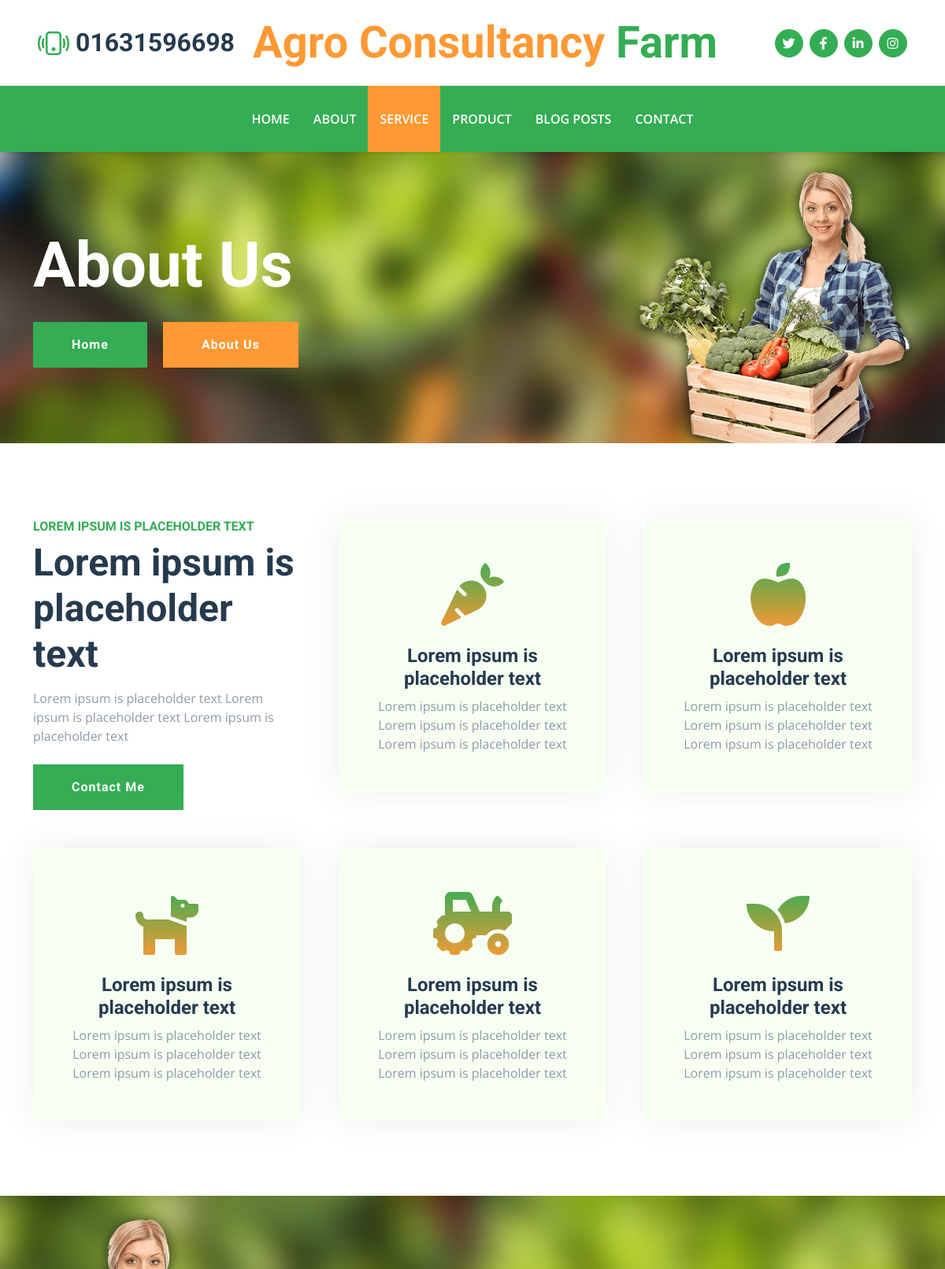
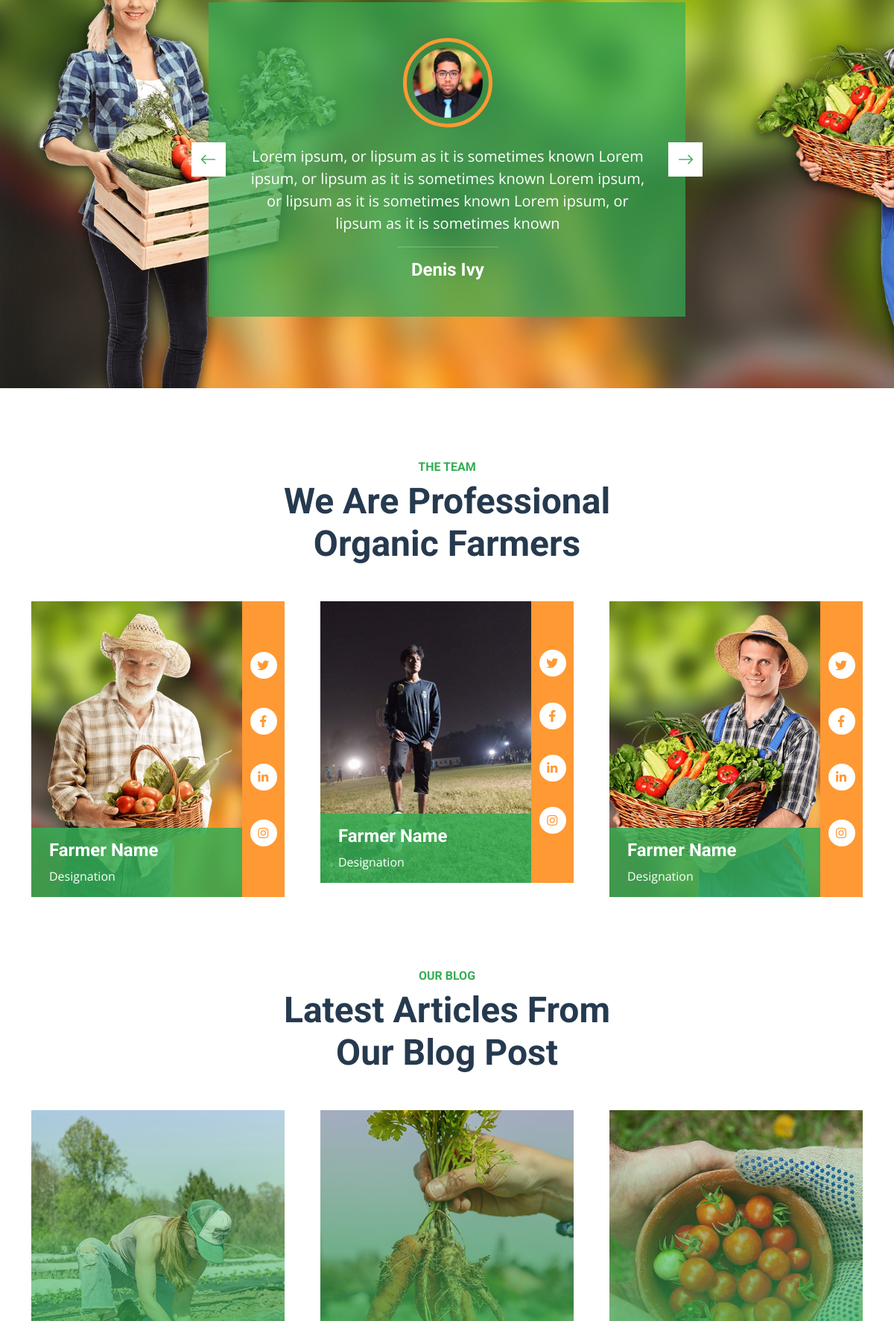
/services (upper part), run on the app's committed database (2 pictures, top to bottom).
### farm/models.py (models this page shows, shortened)
class home(models.Model):
    contact = models.CharField(max_length=100)
    brandName = models.CharField(max_length=100)
    twitter = models.CharField(max_length=100)
    facebook = models.CharField(max_length=100)
    linkedin = models.CharField(max_length=100)
    instagram = models.CharField(max_length=100)
    banner1T = models.CharField(max_length=100)
    banner1PD = models.CharField(max_length=100)
    banner2T = models.CharField(max_length=100)
    banner2PD = models.CharField(max_length=100)

class services(models.Model):
	img = models.ImageField(upload_to='img')
	bd_title = models.CharField(max_length=100)
	button1N = models.CharField(max_length=100)
	button2N = models.CharField(max_length=100)
	button1L = models.CharField(max_length=100)
	button2L = models.CharField(max_length=100)
	sr_text = models.CharField(max_length=100)
	sr_title = models.CharField(max_length=100)
	sr_details = models.TextField()
	sr_btn = models.CharField(max_length=100)
	sr_btnL = models.CharField(max_length=100)
	banner1T = models.CharField(max_length=100)
	banner1PD = models.TextField()
	banner2T = models.CharField(max_length=100)
	banner2PD = models.TextField()
	banner3T = models.CharField(max_length=100)
	banner3PD = models.TextField()
	banner4T = models.CharField(max_length=100)
	banner4PD = models.TextField()
	banner5T = models.CharField(max_length=100)
	banner5PD = models.TextField()

class testimonial(models.Model):
	background_image = models.ImageField(upload_to='img', null=True, blank=True)
	profile_picture = models.ImageField(upload_to='img')
	description = models.TextField()
	claint_name = models.CharField(max_length=100)

### farm/views.py (the view)
# urls.py: path('services' , views.service),
def service(request):
    footer = home.objects.get(id=1)
    data = services.objects.get(id = 1)
    testimonia_image = testimonial.objects.get(id=1)
    testimonia_data = testimonial.objects.all()
    context = {'footer':footer ,"data" :data ,
               'testimonia_image':testimonia_image, 'testimonia_data':testimonia_data}
    return render(request, 'service.html', context)

### farm/templates/service.html
{% extends "layout.html" %}
{% block services %}active{% endblock %}
{% block body %}
    <div style="background:url({{data.img.url}}); background-size: cover;" class="container-fluid bg-primary py-5 bg-hero mb-5">
        <div class="container py-5">
            <div class="row justify-content-start">
                <div class="col-lg-8 text-center text-lg-start">
                    <h1 class="display-1 text-white mb-md-4">{{data.bd_title}}</h1>
                    <a href="{{data.button1L}}" class="btn btn-primary py-md-3 px-md-5 me-3">{{data.button1N}}</a>
                    <a href="{{data.button2L}}" class="btn btn-secondary py-md-3 px-md-5">{{data.button2N}}</a>
                </div>
            </div>
        </div>
    </div>
    <div class="container-fluid py-5">
        <div class="container">
            <div class="row g-5">
                <div class="col-lg-4 col-md-6">
                    <div class="mb-3">
                        <h6 class="text-primary text-uppercase">{{data.sr_text}}</h6>
                        <h1 class="display-5">{{data.sr_title}}</h1>
                    </div>
                    <p class="mb-4">{{data.sr_details}}</p>
                    <a href="data.sr_btnL" class="btn btn-primary py-md-3 px-md-5">{{data.sr_btn}}</a>
                </div>
                <div class="col-lg-4 col-md-6">
                    <div class="service-item bg-light text-center p-5">
                        <i class="fa fa-carrot display-1 text-primary mb-3"></i>
                        <h4>{{data.banner1T}}</h4>
                        <p class="mb-0">{{data.banner1PD}}</p>
                    </div>
                </div>
                <div class="col-lg-4 col-md-6">
                    <div class="service-item bg-light text-center p-5">
                        <i class="fa fa-apple-alt display-1 text-primary mb-3"></i>
                        <h4>{{data.banner2T}}</h4>
                        <p class="mb-0">{{data.banner2PD}}</p>
                    </div>
                </div>
                <div class="col-lg-4 col-md-6">
                    <div class="service-item bg-light text-center p-5">
                        <i class="fa fa-dog display-1 text-primary mb-3"></i>
                        <h4>{{data.banner3T}}</h4>
                        <p class="mb-0">{{data.banner3PD}}</p>
                    </div>
                </div>
                <div class="col-lg-4 col-md-6">
                    <div class="service-item bg-light text-center p-5">
                        <i class="fa fa-tractor display-1 text-primary mb-3"></i>
                        <h4>{{data.banner4T}}</h4>
                        <p class="mb-0">{{data.banner4PD}}</p>
                    </div>
                </div>
                <div class="col-lg-4 col-md-6">
                    <div class="service-item bg-light text-center p-5">
                        <i class="fa fa-seedling display-1 text-primary mb-3"></i>
                        <h4>{{data.banner5T}}</h4>
                        <p class="mb-0">{{data.banner5PD}}</p>
                    </div>
                </div>
            </div>
        </div>
    </div>
    <div style="background:url({{testimonia_image.background_image.url}}); background-size: cover;" class="container-fluid bg-testimonial py-5 my-5">
        <div class="container py-5">
            <div class="row justify-content-center">
                <div class="col-lg-7">
                    <div class="owl-carousel testimonial-carousel p-5">
                        {% for t in testimonia_data %}
                        <div class="testimonial-item text-center text-white">
                            <img class="img-fluid mx-auto p-2 border border-5 border-secondary rounded-circle mb-4" src="{{t.profile_picture.url}}" alt="">
                            <p class="fs-5">{{t.description}}</p>
                            <hr class="mx-auto w-25">
                            <h4 class="text-white mb-0">{{t.claint_name}}</h4>
                        </div>
                        {% endfor %}
                    </div>
                </div>
            </div>
        </div>
    </div>
  {% endblock %}

### farm/templates/layout.html (shortened to what this page needs)
<!DOCTYPE html>
<html lang="en">
{% load static %}
<head>
    <link href="https://cdnjs.cloudflare.com/ajax/libs/font-awesome/5.15.0/css/all.min.css" rel="stylesheet">
    <link href="https://cdn.jsdelivr.net/npm/bootstrap-icons@1.4.1/font/bootstrap-icons.css" rel="stylesheet">
    <link href="{% static 'lib/owlcarousel/assets/owl.carousel.min.css' %}" rel="stylesheet">
    <link href="{% static 'bootstrap.min.css' %}" rel="stylesheet">
    <link href="{% static 'style.css' %}" rel="stylesheet">
</head>
<body>
    <div class="container-fluid px-5 d-none d-lg-block">
        <div class="row gx-5 py-3 align-items-center">
            <div class="col-lg-3">
                <div class="d-flex align-items-center justify-content-start">
                    <i class="bi bi-phone-vibrate fs-1 text-primary me-2"></i>
                    <a href="tel:+88{{footer.contact}}"> <h2 class="mb-0">{{footer.contact}}</h2></a>
                </div>
            </div>
            <div class="col-lg-6">
                <div class="d-flex align-items-center justify-content-center">
                    <a href="/" class="navbar-brand ms-lg-5">
                        <h1 class="m-0 display-4 text-primary"><span class="text-secondary">{{footer.brandName}}</span> Farm</h1>
                    </a>
                </div>
            </div>
            <div class="col-lg-3">
                <div class="d-flex align-items-center justify-content-end">
                    <a class="btn btn-primary btn-square rounded-circle me-2" href="{{footer.twitter}}"><i class="fab fa-twitter"></i></a>
                    <a class="btn btn-primary btn-square rounded-circle me-2" href="{{footer.facebook}}"><i class="fab fa-facebook-f"></i></a>
                    <a class="btn btn-primary btn-square rounded-circle me-2" href="{{footer.linkedin}}"><i class="fab fa-linkedin-in"></i></a>
                    <a class="btn btn-primary btn-square rounded-circle" href="{{footer.instagram}}"><i class="fab fa-instagram"></i></a>
                </div>
            </div>
        </div>
    </div>
    <nav class="navbar navbar-expand-lg bg-primary navbar-dark shadow-sm py-3 py-lg-0 px-3 px-lg-5">
        <div class="collapse navbar-collapse" id="navbarCollapse">
            <div class="navbar-nav mx-auto py-0">
                <a href="/" class="nav-item nav-link {% block home %}{% endblock %}">Home</a>
                <a href="/about" class="nav-item nav-link {% block about %}{% endblock %}">About</a>
                <a href="/services" class="nav-item nav-link {% block services %}{% endblock %}">Service</a>
                <a href="/product" class="nav-item nav-link {% block product %}{% endblock %}">Product</a>
                <a href="/blog-posts" class="nav-item nav-link {% block pages %}{% endblock %}">Blog Posts</a>
                <a href="/contact" class="nav-item nav-link {% block contact %}{% endblock %}">Contact</a>
            </div>
        </div>
    </nav>
    {% block body %}
    {% endblock %}
    <div id="team" >
    <div class="container-fluid py-5">
        <div class="container">
            <div class="mx-auto text-center mb-5" style="max-width: 500px;">
                <h6 class="text-primary text-uppercase">The Team</h6>
                <h1 class="display-5">We Are Professional Organic Farmers</h1>
            </div>
            <div class="row g-5">
                <div class="col-lg-4 col-md-6">
                    <div class="row g-0">
                        <div class="col-10">
                            <div class="position-relative">
                                <img class="img-fluid w-100" src="{% static 'img/team-1.jpg' %}" alt="">
                                <div class="position-absolute start-0 bottom-0 w-100 py-3 px-4" style="background: rgba(52, 173, 84, .85);">
                                    <h4 class="text-white">Farmer Name</h4>
                                    <span class="text-white">Designation</span>
                                </div>
                            </div>
                        </div>
                        <div class="col-2">
                            <div class="h-100 d-flex flex-column align-items-center justify-content-around bg-secondary py-5">
                                <a class="btn btn-square rounded-circle bg-white" href="#"><i class="fab fa-twitter text-secondary"></i></a>
                                <a class="btn btn-square rounded-circle bg-white" href="#"><i class="fab fa-facebook-f text-secondary"></i></a>
                                <a class="btn btn-square rounded-circle bg-white" href="#"><i class="fab fa-linkedin-in text-secondary"></i></a>
                                <a class="btn btn-square rounded-circle bg-white" href="#"><i class="fab fa-instagram text-secondary"></i></a>
                            </div>
                        </div>
                    </div>
                </div>
                <div class="col-lg-4 col-md-6">
                    <div class="row g-0">
                        <div class="col-10">
                            <div class="position-relative">
                                <img class="img-fluid w-100" src="{% static 'img/team-2.jpg' %}" alt="">
                                <div class="position-absolute start-0 bottom-0 w-100 py-3 px-4" style="background: rgba(52, 173, 84, .85);">
                                    <h4 class="text-white">Farmer Name</h4>
                                    <span class="text-white">Designation</span>
                                </div>
                            </div>
                        </div>
                        <div class="col-2">
                            <div class="h-100 d-flex flex-column align-items-center justify-content-around bg-secondary py-5">
                                <a class="btn btn-square rounded-circle bg-white" href="#"><i class="fab fa-twitter text-secondary"></i></a>
                                <a class="btn btn-square rounded-circle bg-white" href="#"><i class="fab fa-facebook-f text-secondary"></i></a>
                                <a class="btn btn-square rounded-circle bg-white" href="#"><i class="fab fa-linkedin-in text-secondary"></i></a>
                                <a class="btn btn-square rounded-circle bg-white" href="#"><i class="fab fa-instagram text-secondary"></i></a>
                            </div>
                        </div>
                    </div>
                </div>
                <div class="col-lg-4 col-md-6">
                    <div class="row g-0">
                        <div class="col-10">
                            <div class="position-relative">
                                <img class="img-fluid w-100" src="{% static 'img/team-3.jpg' %}" alt="">
                                <div class="position-absolute start-0 bottom-0 w-100 py-3 px-4" style="background: rgba(52, 173, 84, .85);">
                                    <h4 class="text-white">Farmer Name</h4>
                                    <span class="text-white">Designation</span>
                                </div>
                            </div>
                        </div>
                        <div class="col-2">
                            <div class="h-100 d-flex flex-column align-items-center justify-content-around bg-secondary py-5">
                                <a class="btn btn-square rounded-circle bg-white" href="#"><i class="fab fa-twitter text-secondary"></i></a>
                                <a class="btn btn-square rounded-circle bg-white" href="#"><i class="fab fa-facebook-f text-secondary"></i></a>
                                <a class="btn btn-square rounded-circle bg-white" href="#"><i class="fab fa-linkedin-in text-secondary"></i></a>
                                <a class="btn btn-square rounded-circle bg-white" href="#"><i class="fab fa-instagram text-secondary"></i></a>
                            </div>
                        </div>
                    </div>
                </div>
            </div>
        </div>
    </div>
    </div>
   <div id="blg">
    <div class="container-fluid py-5">
        <div class="container">
            <div class="mx-auto text-center mb-5" style="max-width: 500px;">
                <h6 class="text-primary text-uppercase">Our Blog</h6>
                <h1 class="display-5">Latest Articles From Our Blog Post</h1>
            </div>
            <div class="row g-5">
                <div class="col-lg-4">
                    <div class="blog-item position-relative overflow-hidden">
                        <img class="img-fluid" src="{% static 'img/blog-1.jpg' %}" alt="">
                        <a class="blog-overlay" href="">
                        </a>
                    </div>
                </div>
                <div class="col-lg-4">
                    <div class="blog-item position-relative overflow-hidden">
                        <img class="img-fluid" src="{% static 'img/blog-2.jpg' %}" alt="">
                        <a class="blog-overlay" href="">
                        </a>
                    </div>
                </div>
                <div class="col-lg-4">
                    <div class="blog-item position-relative overflow-hidden">
                        <img class="img-fluid" src="{% static 'img/blog-3.jpg' %}" alt="">
                        <a class="blog-overlay" href="">
                        </a>
                    </div>
                </div>
            </div>
        </div>
    </div>
   </div>
</body>
</html>

### data on the page
home: contact "01631596698", brandName "Agro Consultancy"
services: img (picture), bd_title "About Us", button1N "Home", button2N "About Us", sr_text "LOREM IPSUM IS PLACEHOLDER TEXT", sr_title "Lorem ipsum is placeholder text", sr_details "Lorem ipsum is placeholder text Lorem ipsum is placeholder text Lorem ipsum is placeholder text", sr_btn "Contact Me", banner1T "Lorem ipsum is placeholder text", banner1PD "Lorem ipsum is placeholder text Lorem ipsum is placeholder text Lorem ipsum is placeholder text", banner2T "Lorem ipsum is placeholder text", banner2PD "Lorem ipsum is placeholder text Lorem ipsum is placeholder text Lorem ipsum is placeholder text", banner3T "Lorem ipsum is placeholder text", banner3PD "Lorem ipsum is placeholder text Lorem ipsum is placeholder text Lorem ipsum is placeholder text", banner4T "Lorem ipsum is placeholder text", banner4PD "Lorem ipsum is placeholder text Lorem ipsum is placeholder text Lorem ipsum is placeholder text", banner5T "Lorem ipsum is placeholder text", banner5PD "Lorem ipsum is placeholder text Lorem ipsum is placeholder text Lorem ipsum is placeholder text"
testimonial: background_image (picture), profile_picture (placeholder picture), description "Lorem ipsum, or lipsum as it is sometimes known Lorem ipsum, or lipsum as it is sometimes known Lorem ipsum, or lipsum as it is sometimes known Lorem ipsum, or lipsum as it is sometimes known", claint_name "Denis Ivy"
